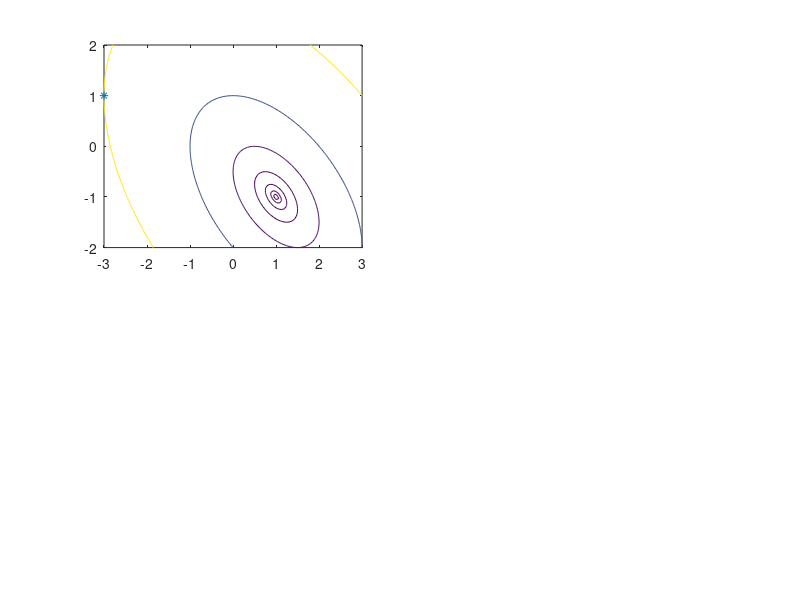

This figure's MATLAB source: (Note: this script raises an error after producing the figure.)
% 
% Quadratic case --- the method of steepest descent
%
% J.-S. Roger Jang, April 1996
% Revised by E. Mizutani, June 8, 1996
%
% E(x,y) = ax^2+bxy+cy^2+dx+ey+f
%
% E(x,y) = 1/2 * t'*A*t+B'*t+C;
%
a=1;b=1;c=1;d=-1;e=1;f=0;
% A = [a b/2; b/2 c];
A = [2*a b; b  2*c];
B = [d; e];
C = f;
point_n = 25;
x=linspace(-3, 3, point_n);
y=linspace(-2, 2, point_n);
[xx,yy]=meshgrid(x,y);
zz=a*xx.^2+b*xx.*yy+c*yy.^2+d*xx+e*yy+f;

% subplot(221);
% mesh(xx, yy, zz);
% view([-20, 25]); set(gca, 'box', 'on');
% axis([-inf inf -inf inf -inf inf]);
% xlabel('X'); ylabel('Y'); zlabel('E(X,Y)');
% title('(a)');

%%%%%%%%%%%%%%%%%%%%%%%%%%%%%%%%%%%%%%%%%%%%%%%%%%

subplot(221);
% The initial point
x0 = -3; y0 = 1;
%% x0 = 2; y0 = 2;

%%% How many steps?
p_count = 7;

position = zeros(p_count, 2);
position(1,1) = x0; position(1,2) = y0;
t = position(1, :)';
contour_level = 1/2 * t'*A*t+B'*t+C;

g_old = A*t+B;

for i = 2:p_count,
	g = A*t+B;
	eta = g'*g/(g'*A*g);
	position(i,:)=position(i-1,:)-eta*g';
	t = position(i,:)';
	contour_level = [contour_level; 1/2 * t'*A*t+B'*t+C];
end


% Resampling to have a better contours
point_n = 100;
x=linspace(-3, 3, point_n);
y=linspace(-2, 2, point_n);
[xx,yy]=meshgrid(x,y);
zz=a*xx.^2+b*xx.*yy+c*yy.^2+d*xx+e*yy+f;

contour(xx, yy, zz, contour_level);
hold on;
plot(x0, y0, '*');
arrow(position(:, 1), position(:, 2));
x_last = position(p_count,1); y_last = position(p_count,2);
%
% plot(x_last, y_last, 'x');
%
xlabel('X'); ylabel('Y'); title('(a)');
hold off;
axis image;
%


%%%%%%%%%%%%%%%%%%%%%%%%%%%%%%%%%%%%%%%%%%%%%%%%%%
subplot(222);

% How many points ?
p_count = 2;

position = zeros(p_count, 2);
position(1,1) = x0; position(1,2) = y0;
t = position(1, :)';
% contour_level = 1/2 * t'*A*t+B'*t+C;


for i = 2:p_count,
	g = A*t+B;
% Newton Step
	dirc = - inv(A)*g; 
	position(i,:)=position(i-1,:)+dirc';
	t = position(i,:)'; 
%	contour_level = [contour_level; 1/2 * t'*A*t+B'*t+C];
end

contour(xx, yy, zz, contour_level);
hold on;
% The last point?
x_last = position(p_count,1); y_last = position(p_count,2);
plot(x_last, y_last, 'x');
plot(x0, y0, '*');
arrow(position(:, 1), position(:, 2));
xlabel('X'); ylabel('Y'); title('(b)');
hold off;
axis image;
%

%%%%%%%%%%%%%%%%%%%%%%%%%%%%%%%%%%%%%%%%%%%%%%%%%%
subplot(223);

% How many points ?
p_count = 3;

position = zeros(p_count, 2);
position(1,1) = x0; position(1,2) = y0;
t = position(1, :)';
% contour_level = 1/2 * t'*A*t+B'*t+C;

g_old = A*t+B;
dirc = g_old - g_old;

for i = 2:p_count,
	g = A*t+B;
% Use Fletcher-Reeves's formula.
	beta = g'*g/(g_old' * g_old);
	dirc = -g + beta * dirc;
% Determine the step size analytically.
	eta = - g'* dirc/(dirc'*A*dirc);

	position(i,:)=position(i-1,:)+eta*dirc';
	t = position(i,:)'; 
%	contour_level = [contour_level; 1/2 * t'*A*t+B'*t+C];
	g_old = g;
end

contour(xx, yy, zz, contour_level);
hold on;
% The last point?
x_last = position(p_count,1); y_last = position(p_count,2);
plot(x_last, y_last, 'x');
plot(x0, y0, '*');
arrow(position(:, 1), position(:, 2));
xlabel('X'); ylabel('Y'); title('(c)');
hold off;
axis image;

%%%%%%%%%%%%%%%%%%%%%%%%%%%%%%%%%%%%%%%%%%
subplot(224);
contour(xx, yy, zz, contour_level);
hold on;
% The last point?
plot(x_last, y_last, 'x');
plot(x0, y0, '*');
arrow(position(:, 1), position(:, 2));
xlabel('X'); ylabel('Y'); title('(d)');
hold off;
axis image;

%
%%% Tail of the file
